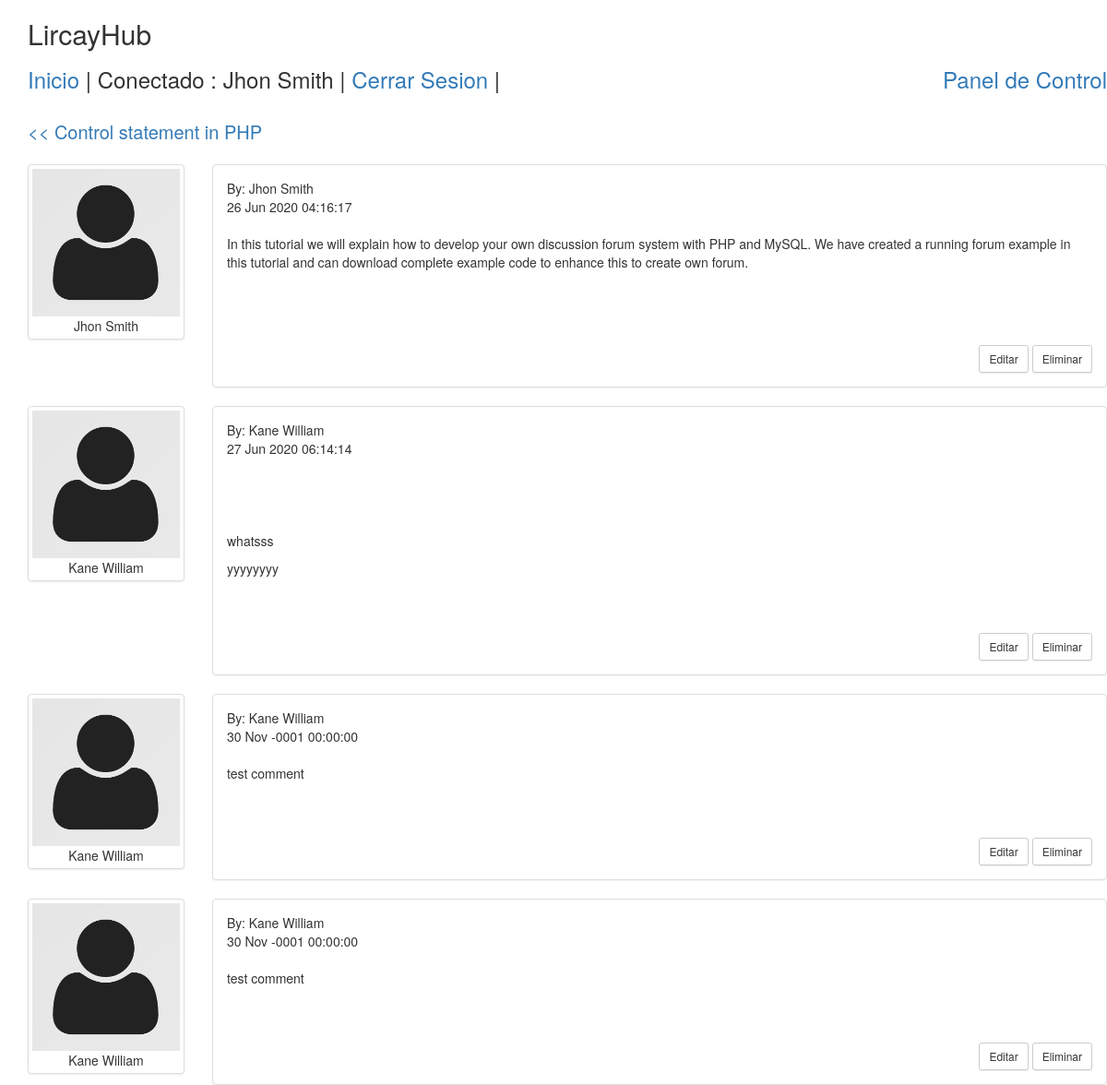
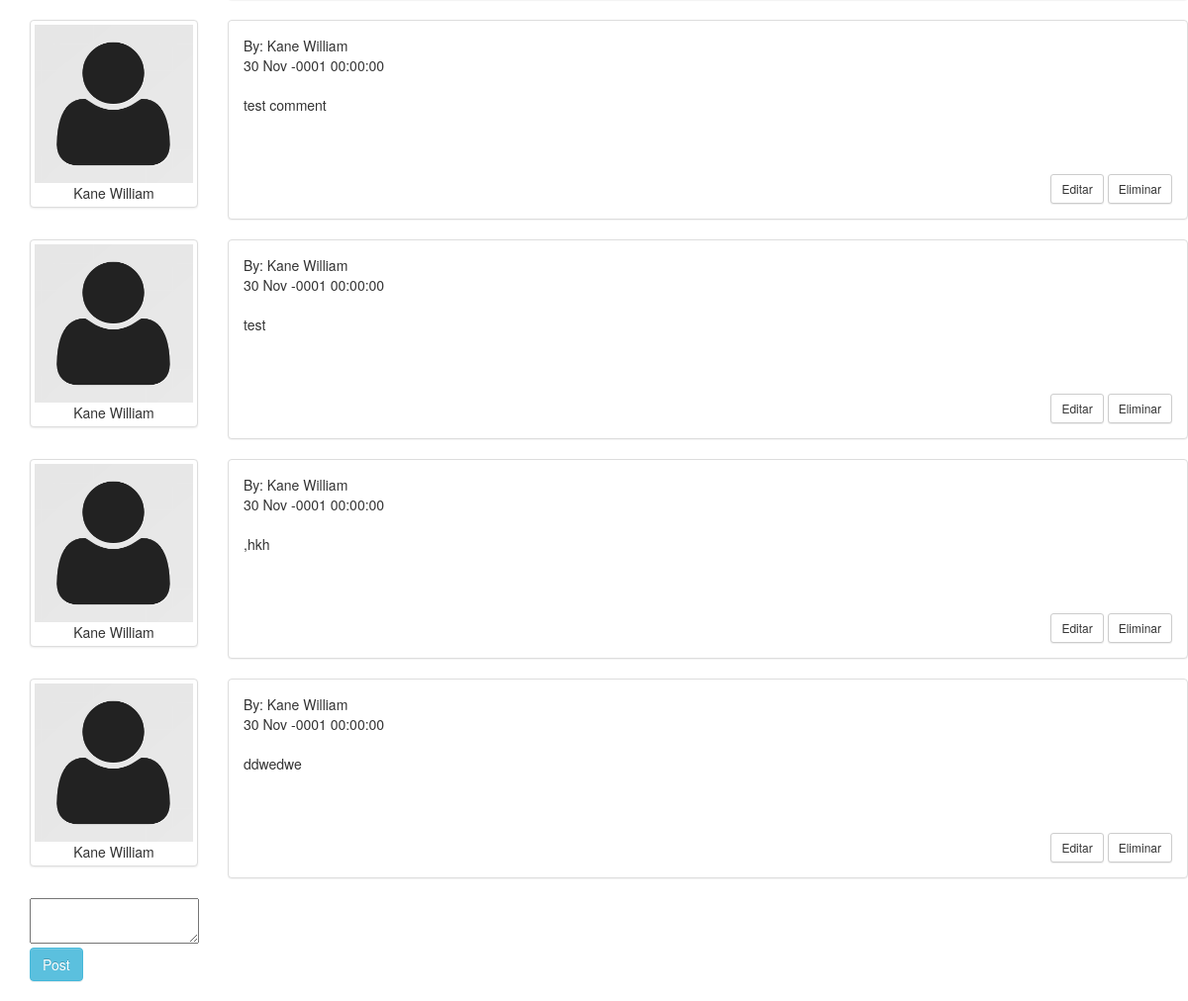
The app's page /post.php?topic_id=2 (signed in) with its own data (2 pictures, top to bottom).
### tables this page shows
CREATE TABLE `forum_topics` (
  `topic_id` int(11) NOT NULL,
  `subject` varchar(255) NOT NULL,
  `category_id` int(11) NOT NULL,
  `user_id` int(11) NOT NULL,
  `created` datetime NOT NULL DEFAULT current_timestamp()
);

CREATE TABLE `forum_posts` (
  `post_id` int(11) NOT NULL,
  `message` text NOT NULL,
  `topic_id` int(11) NOT NULL,
  `user_id` int(11) NOT NULL,
  `name` varchar(255) NOT NULL,
  `created` datetime NOT NULL DEFAULT current_timestamp()
);

CREATE TABLE `forum_users` (
  `user_id` int(11) NOT NULL,
  `name` varchar(255) NOT NULL,
  `email` varchar(50) NOT NULL,
  `password` varchar(255) NOT NULL,
  `usergroup` int(11) NOT NULL
);

### class/Topic.php (called while the page is built, shortened)
<?php
class Topic {
	private $topicTable = 'forum_topics';
	private $postTable = 'forum_posts';
	private $userTable = 'forum_users';
	private $conn;
	public function __construct($db){
        $this->conn = $db;
    }
	public function getTopic(){
		if($this->topic_id) {
			$sqlQuery = "
				SELECT subject, category_id
				FROM ".$this->topicTable."
				WHERE topic_id = ".$this->topic_id;
			$stmt = $this->conn->prepare($sqlQuery);
			$stmt->execute();
			$result = $stmt->get_result();
			$topicDetails = $result->fetch_assoc();
			return $topicDetails;
		}
	}
	public function getPosts(){
		if($this->topic_id) {
			$sqlQuery = "
				SELECT t.topic_id, p.post_id, p.message, p.topic_id, p.user_id, p.created, u.name
				FROM ".$this->topicTable." as t
				LEFT JOIN ".$this->postTable." as p ON t.topic_id = p.topic_id
				LEFT JOIN ".$this->userTable." as u ON p.user_id = u.user_id
				WHERE p.topic_id = ".$this->topic_id."
				ORDER BY p.post_id ASC";
			$stmt = $this->conn->prepare($sqlQuery);
			$stmt->execute();
			$result = $stmt->get_result();
			return $result;
		}
	}
}
?>

### class/User.php (called while the page is built, shortened)
<?php
class User {
	public function loggedIn (){
		if(!empty($_SESSION["userid"])) {
			return 1;
		} else {
			return 0;
		}
	}
}
?>

### post.php (the view, shortened to what this page needs)
<?php
include_once 'class/User.php';
include_once 'class/Category.php';
include_once 'class/Topic.php';
$database = new Database();
$db = $database->getConnection();
$user = new User($db);
$topics = new Topic($db);
include('inc/header.php');
?>
<link rel="stylesheet" href="https://maxcdn.bootstrapcdn.com/bootstrap/3.3.5/css/bootstrap.min.css">
<link rel="stylesheet" href="css/style.css">
<?php include('inc/container.php'); ?>
<div class="container">
	<div class="row">
		<h2>LircayHub</h2>
		<?php include("top_menus.php"); ?>
		<br>
		<div id="postLsit">
		<?php if(!empty($_GET['topic_id'])) { ?>
		   <div class="posts list">
				<?php
				$topics->topic_id = $_GET['topic_id'];
				$topicDetails = $topics->getTopic();
				?>
				<span style="font-size:20px;"><a href="category.php?category_id=<?php echo $topicDetails['category_id']; ?>"><< <?php echo $topicDetails['subject']; ?></a></span>
				<br><br>
				<?php
				$result = $topics->getPosts();
				while ($post = $result->fetch_assoc()) {
					$date = date_create($post['created']);
					$posterName = $post['name'];
				?>
				<article class="row" id="postRow_<?php echo $post['post_id']; ?>">
					<div class="col-md-2 col-sm-2 hidden-xs">
					  <figure class="thumbnail">
						<img class="img-responsive" src="images/user-avatar.png" />
						<figcaption class="text-center"><?php echo ucwords($posterName); ?></figcaption>
					  </figure>
					</div>
					<div class="col-md-10 col-sm-10">
					  <div class="panel panel-default arrow left">
						<div class="panel-body">
						  <header class="text-left">
							<div class="comment-user"><i class="fa fa-user"></i> By: <?php echo $posterName; ?></div>
							<time class="comment-date" datetime="16-12-2014 01:05"><i class="fa fa-clock-o"></i> <?php echo date_format($date, 'd M Y H:i:s'); ?></time>
						  </header>
						  <br>
						  <div class="comment-post"  id="post_message_<?php echo $post['post_id']; ?>">
							<?php echo $post['message']; ?>
						  </div>
						  <textarea name="message" data-topic-id="<?php echo $post['topic_id']; ?>" id="<?php echo $post['post_id']; ?>" style="visibility: hidden;"></textarea><br>
						  <div class="text-right" id="button_section_<?php echo $post['post_id']; ?>">
							<a class="btn btn-default btn-sm" id="edit_<?php echo $post['post_id']; ?>"><i class="fa fa-reply"></i>Editar</a>
							<a class="btn btn-default btn-sm"><i class="fa fa-reply"></i>Eliminar</a>
						  </div>
						</div>
					  </div>
					</div>
				</article>
				<?php } ?>
		   </div>
	   <?php } ?>
	</div>
	<?php if($user->loggedIn()) { ?>
		<form id="posts" name="posts" method="post">
			<textarea name="message" id="message"></textarea><br>
			<button type="submit" id="save" name="save" class="btn btn-info saveButton">Post</button>
		</form>
	<?php } else { ?>
	<a href="login.php">Inicia sesión para responder</a>
	<?php } ?>
</div>
<?php include("inc/footer.php"); ?>

### records on screen
forum_topics: subject "Control statement in PHP"
forum_posts: user.name "Jhon Smith", created "26 Jun 2020 04:16:17", message "In this tutorial we will explain how to develop your own discussion forum system with PHP and MySQL. We have created a running forum example in this tutorial and can download complete example code to enhance this to create own forum."
forum_posts: user.name "Kane William", created "27 Jun 2020 06:14:14", message "whatsss yyyyyyyy"
forum_posts: user.name "Kane William", created "30 Nov -0001 00:00:00", message "test comment"
forum_posts: user.name "Kane William", created "30 Nov -0001 00:00:00", message "test comment"
forum_posts: user.name "Kane William", created "30 Nov -0001 00:00:00", message "test comment"
forum_posts: user.name "Kane William", created "30 Nov -0001 00:00:00", message "test"
forum_posts: user.name "Kane William", created "30 Nov -0001 00:00:00", message ",hkh"
forum_posts: user.name "Kane William", created "30 Nov -0001 00:00:00", message "ddwedwe"

### other values on screen
$_SESSION["name"] "Jhon Smith"
